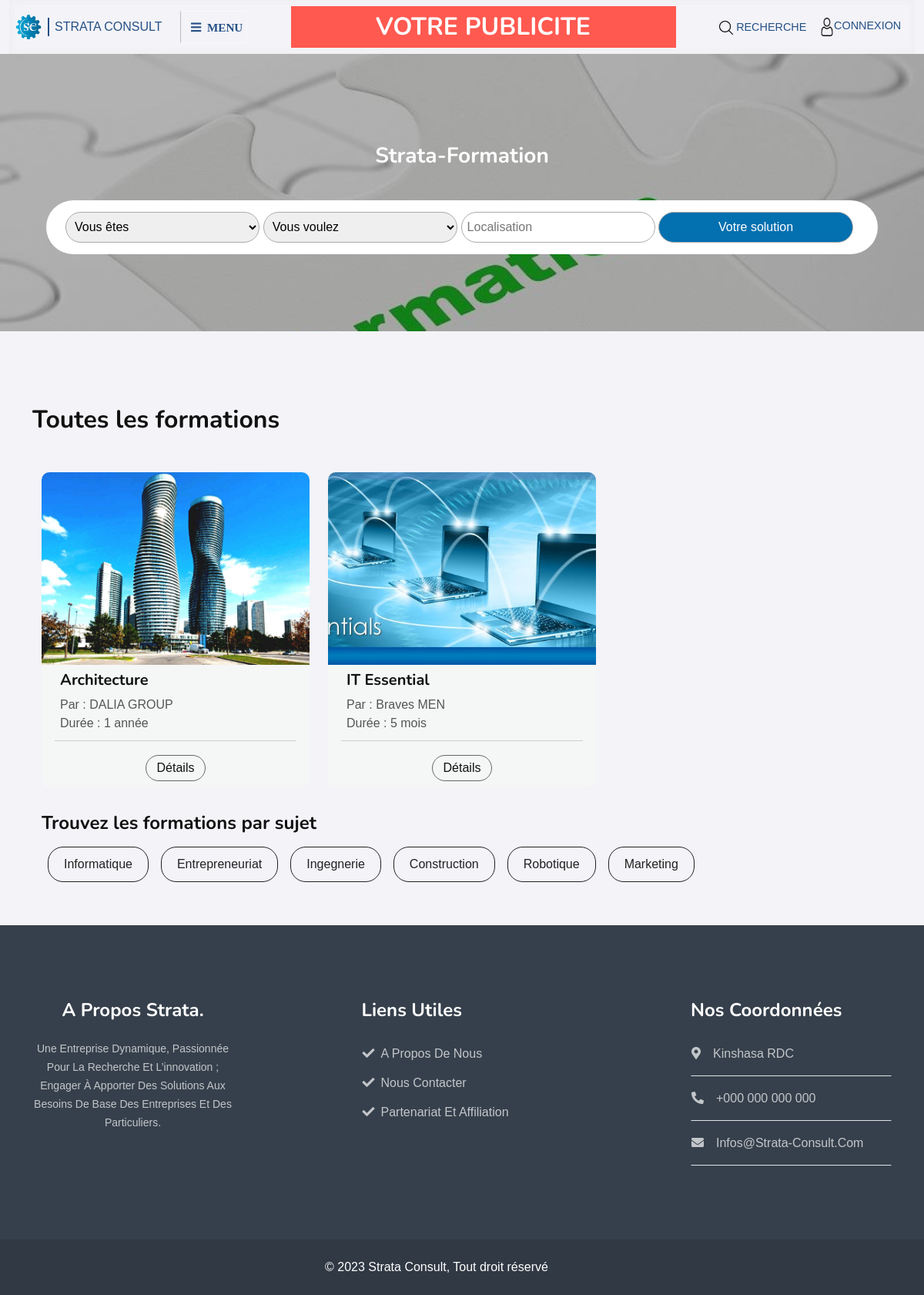
Page /formations/ on the committed database.
### back/models.py (models this page shows, shortened)
class Formation(models.Model):
    subject = models.ForeignKey(Subject, on_delete=models.SET_NULL, null=True)
    title = models.CharField(max_length=100)
    slug = models.SlugField(unique=True)
    image = models.ImageField(upload_to='formation/')
    description = models.TextField()
    avantage = models.TextField()
    certification = models.TextField()
    auteur = models.CharField(max_length=100)
    duree = models.CharField(max_length=100)
    prix = models.CharField(max_length=100)
    souscrire = models.ManyToManyField(User)
    date = models.DateTimeField(auto_now_add=True)
    update = models.DateTimeField(auto_now=True)

### home/views.py (the view)
# urls.py: path('formations/', FormationList, name='formation'),
def FormationList(request):
    formations = Formation.objects.all().order_by('-date')
    template_name = 'home/formation.html'
    context = {
        'formations': formations,
    }
    return render(request, template_name, context)

### templates/home/formation.html (shortened to what this page needs)
{% extends 'home/base.html' %}
{% load static %}
{% block content %}
        <div class="container-fluid p-0" style="background-image: url({% static 'img/img8.jpg' %}); background-size: cover; margin-bottom: 6rem;;">
            <div style="padding: 100px 5%; background-color: rgba(0, 0, 0, 0.3);">
                <h3 class="text-white mb-4 px-2 py-3 text-center animated slideInDown">Strata-Formation</h3>
                <form method="post" class="wish-form">
                    <select name="who">
                        <option value="-----" disabled selected>Vous êtes</option>
                    </select>
                    <select name="wish">
                        <option value="-----" disabled selected>Vous voulez</option>
                    </select>
                    <input type="text" placeholder="Localisation">
                    <button type="submit" class="bg-primary text-white">Votre solution</button>
                </form>
            </div>
        </div>
        <div class="container-fluid formation">
            <div class="container pb-5">
                <div class="about-item overflow-hidden">
                    <h2 class="mb-5">Toutes les formations</h2>
                </div>
                <div class="row m-0">
                    {% for formation in formations %}
                    <div class="col-lg-4 col-md-6 mb-3 blog-item wow fadeInUp" data-wow-delay=".6s">
                        <img src="{{formation.image.url}}" class="rounded-top" alt="{{formation.title}}">
                         <div class="rounded-bottom bg-light">
                            <div class="px-4 pb-0 py-2">
                                <h5>{{formation.title}}</h5>
                                <span>Par : {{formation.auteur}}</span> <br>
                                <span>Durée : {{formation.duree}}</span>
                            </div>
                            <hr>
                            <div class="p-4 py-2 text-center blog-btn">
                                <a href="{% url 'home:detail_formation' formation.slug %}" type="button" class="text-dark">Détails</a>
                            </div>
                        </div>
                    </div>
                    {% endfor %}
                </div>
                <div class="row mx-0 mt-3">
                    <div class="col-12">
                        <h4>Trouvez les formations par sujet</h4>
                    </div>
                    <div class="col-12 sujet-list">
                        <div class="d-flex">
                            <a href="formation_sujet.html">Informatique</a>
                            <a href="#">Entrepreneuriat</a>
                            <a href="#">Ingegnerie</a>
                            <a href="#">Construction</a>
                            <a href="#">Robotique</a>
                            <a href="#">Marketing</a>
                        </div>
                    </div>
                </div>
            </div>
        </div>
{% endblock %}

### static/css/css.css (style rules this page uses)
html, body { box-sizing: border-box; overflow-x: hidden; background-color: #f3f3f8; }
.wish-form { margin: 0px auto; background-color: #fff; border-radius: 40px; padding: 15px 25px; }
.wish-form * { width: calc(98% / 4); border: 1px solid #aaa; height: 40px; padding: 7px; border-radius: 20px; }
.formation .sujet-list a { display: block; margin: 8px; padding: 10px 20px; color: #222; border: 1px solid #222; border-radius: 20px; transition: all 200ms; }
.blog-item hr { width: 90%; margin: 10px auto; }
.blog-item .blog-btn a { border: 1px solid #666; border-radius: 20px; padding: 4px 14px; }
.blog-item img { width: 100%; height: 250px; object-fit: cover; -o-object-fit: cover; }

### rows in the picture
Formation: image (picture), title "Architecture", auteur "DALIA GROUP", duree "1 année"
Formation: image (picture), title "IT Essential", auteur "Braves MEN", duree "5 mois"
